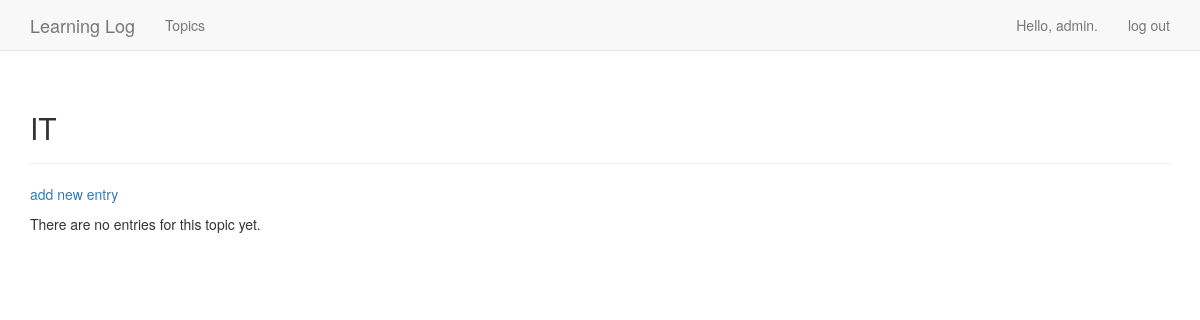
Before: /topics/5/ (signed in) with the older database file.
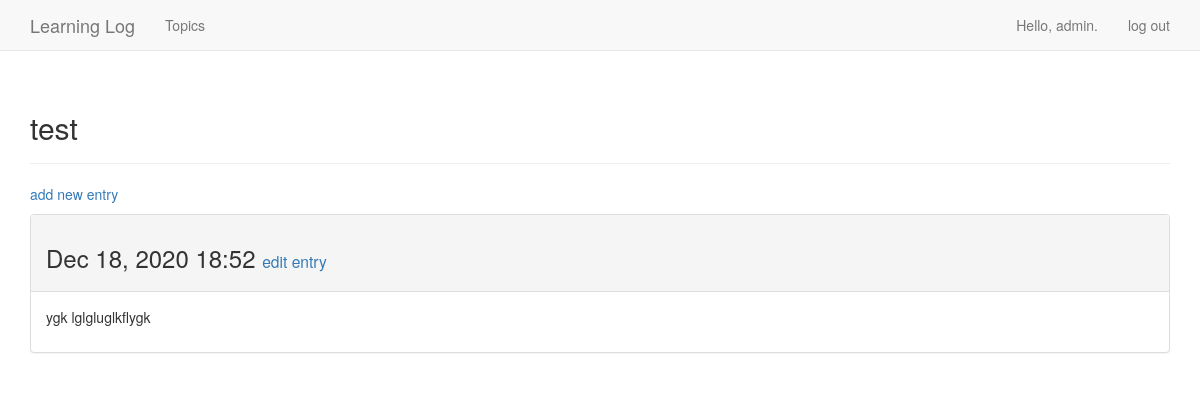
After: the same page with the newer database file.
### learning_logs/models.py (models this page shows, shortened)
class Topic(models.Model):
    text = models.CharField(max_length=200)
    date_added = models.DateTimeField(auto_now_add=True)
    owner = models.ForeignKey(User, on_delete=models.CASCADE)
    def __str__(self):
        return self.text

class Entry(models.Model):
    topic = models.ForeignKey(Topic, on_delete=models.CASCADE)
    text = models.TextField()
    date_added = models.DateTimeField(auto_now_add=True)
    class Meta:
        verbose_name_plural = 'entries'

### learning_logs/views.py (the view)
# urls.py: url(r'^topics/(?P<topic_id>\d+)/$', views.topic, name='topic'),
@login_required
def topic(request, topic_id):
    obj_topic = Topic.objects.get(id=topic_id)
    if obj_topic.owner != request.user:
        raise Http404
    entries = obj_topic.entry_set.order_by('-date_added')
    context = {'topic': obj_topic, 'entries': entries}
    return render(request, 'learning_logs/topic.html', context)

### learning_logs/templates/learning_logs/topic.html
{% extends 'learning_logs/base.html' %}
{% block header %}
    <h2>{{ topic }}</h2>
{% endblock header %}
{% block content %}
    <p>
        <a href="{% url 'new_entry' topic.id %}">add new entry</a>
    </p>
    {% for entry in entries %}
        <div class="panel panel-default">
            <div class="panel-heading">
                <h3>
                    {{ entry.date_added|date:'M d, Y H:i' }}
                    <small>
                        <a href="{% url 'edit_entry' entry.id %}">edit entry</a>
                    </small>
                </h3>
            </div>
            <div class="panel-body">
                {{ entry.text|linebreaks }}
            </div>
        </div>
        {% empty %}
        There are no entries for this topic yet.
    {% endfor %}
{% endblock content %}

Changed rows visible on the page:
changed Topic: text "IT" → "test"
now on this page (row edited): Entry: date_added "Dec 18, 2020 18:52", text "ygk lglgluglkflygk"
Other visible differences:
text no longer shown: "There are no entries for this topic yet."
